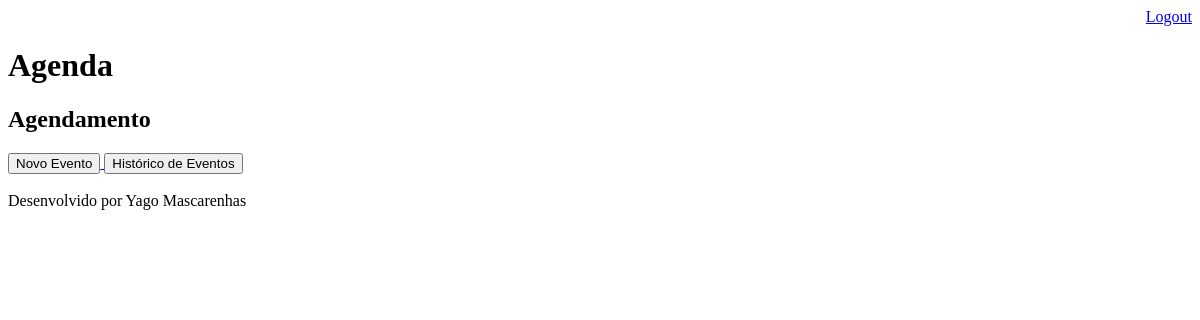
Page /agenda/ (signed in) on the earlier database version.
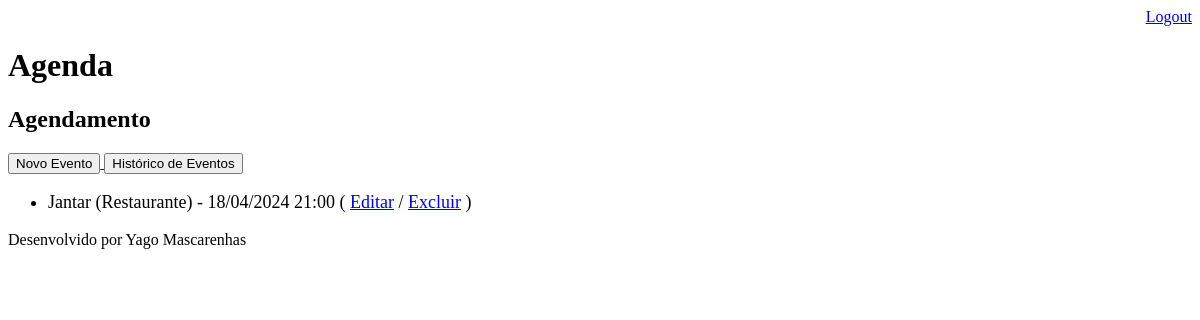
Same page on the later database version.
### core/models.py (models this page shows, shortened)
class Evento(models.Model):
    titulo = models.CharField(max_length=100)
    descricao = models.TextField(blank=True, null=True)
    data_evento = models.DateTimeField(verbose_name="Data do Evento")
    data_criacao = models.DateTimeField(verbose_name="Data de Criação", auto_now=True)
    local = models.TextField(blank=True, null=True)
    usuario = models.ForeignKey(User, on_delete=models.CASCADE)
    class Meta:
        db_table = 'evento'
    def get_data_evento(self):
        return self.data_evento.strftime("%d/%m/%Y %H:%M")
    def get_evento_proximo(self):
        data_inicio_maximo = datetime.now() + timedelta(hours=1)
        if datetime.now() <= self.data_evento <= data_inicio_maximo:
            return True
        else:
            return False

### core/views.py (the view)
# urls.py: path("agenda/", views.lista_eventos),
@login_required(login_url="/login/")
def lista_eventos(request):
    usuario = request.user
    evento = Evento.objects.filter(usuario=usuario, data_evento__gt=datetime.now())
    dados = {"eventos": evento}
    return render(request, "agenda.html", dados)

### templates/agenda.html (shortened to what this page needs)
{% extends "model-page.html" %}
{% block content %}
    <h2>Agendamento</h2>
    <a href="evento/">
        <button type="button">Novo Evento</button>
    </a>
    <a href="historico/">
        <button type="button">Histórico de Eventos</button>
    </a>
    <ul style="font-size: 18px">
        {% for evento in eventos %}
            <div style=>
                {% if evento.local is None %}
                    <li>
                        {{ evento.titulo }} - {{ evento.get_data_evento }}
                        ( <a href="evento/?id={{ evento.id }}">Editar</a> /
                        <a href="evento/delete/{{ evento.id }}">Excluir</a> )
                    </li>
                {% else %}
                    <li>
                        {{ evento.titulo }} ({{ evento.local }}) - {{ evento.get_data_evento }}
                        ( <a href="evento/?id={{ evento.id }}">Editar</a> /
                        <a href="evento/delete/{{ evento.id }}">Excluir</a> )
                    </li>
                {% endif %}
            </div>
        {% endfor %}
    </ul>
{% endblock %}

Differences in the rows shown:
added Evento: titulo "Jantar", local "Restaurante", get_data_evento "18/04/2024 21:00"
